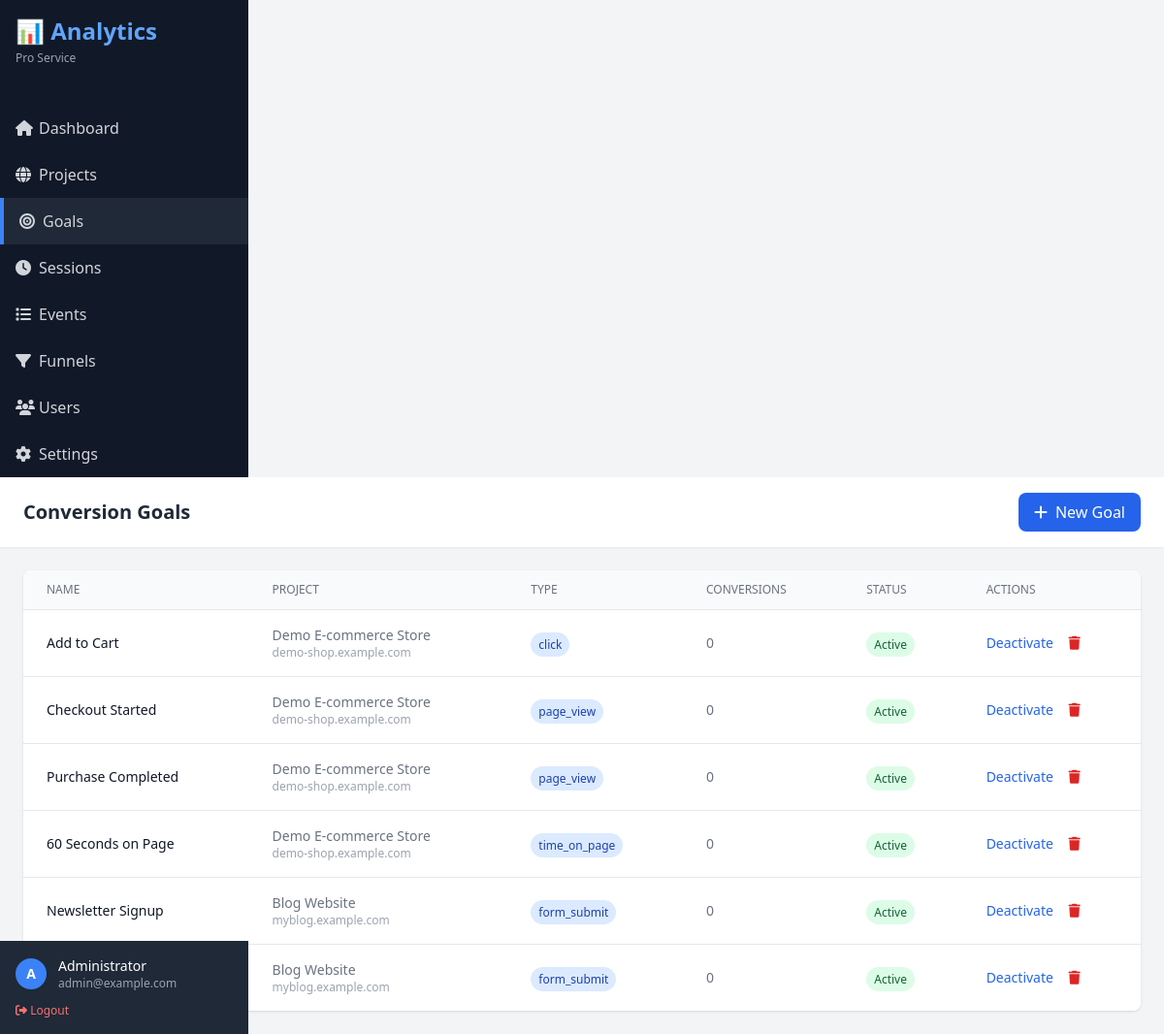
/admin/goals.php (signed in), run on the app's committed database.
### tables this page shows
CREATE TABLE IF NOT EXISTS `users` (
  `id` INT UNSIGNED NOT NULL AUTO_INCREMENT,
  `email` VARCHAR(255) NOT NULL,
  `password_hash` VARCHAR(255) NOT NULL,
  `name` VARCHAR(100) NOT NULL DEFAULT 'User',
  `role` ENUM('admin', 'client') NOT NULL DEFAULT 'client',
  `is_active` TINYINT(1) NOT NULL DEFAULT 1,
  `created_at` TIMESTAMP NOT NULL DEFAULT CURRENT_TIMESTAMP,
  `updated_at` TIMESTAMP NOT NULL DEFAULT CURRENT_TIMESTAMP ON UPDATE CURRENT_TIMESTAMP,
  PRIMARY KEY (`id`),
  UNIQUE KEY `unique_email` (`email`),
  KEY `idx_role` (`role`),
  KEY `idx_is_active` (`is_active`)
);

CREATE TABLE IF NOT EXISTS `goals` (
  `id` INT UNSIGNED NOT NULL AUTO_INCREMENT,
  `project_id` INT UNSIGNED NOT NULL,
  `name` VARCHAR(255) NOT NULL,
  `goal_type` ENUM('click', 'scroll', 'time_on_page', 'form_submit', 'page_view', 'custom_event') NOT NULL,
  `target_name` VARCHAR(100) NOT NULL COMMENT 'Yandex Metrika goal name',
  `conditions` JSON NOT NULL COMMENT 'Trigger conditions',
  `is_active` TINYINT(1) NOT NULL DEFAULT 1,
  `conversions_count` BIGINT UNSIGNED NOT NULL DEFAULT 0,
  `created_at` TIMESTAMP NOT NULL DEFAULT CURRENT_TIMESTAMP,
  `updated_at` TIMESTAMP NOT NULL DEFAULT CURRENT_TIMESTAMP ON UPDATE CURRENT_TIMESTAMP,
  PRIMARY KEY (`id`),
  KEY `idx_project_id` (`project_id`),
  KEY `idx_goal_type` (`goal_type`),
  KEY `idx_is_active` (`is_active`),
  CONSTRAINT `fk_goals_project` FOREIGN KEY (`project_id`) REFERENCES `projects` (`id`) ON DELETE CASCADE
);

CREATE TABLE IF NOT EXISTS `projects` (
  `id` INT UNSIGNED NOT NULL AUTO_INCREMENT,
  `user_id` INT UNSIGNED NOT NULL,
  `name` VARCHAR(255) NOT NULL,
  `domain` VARCHAR(255) NOT NULL,
  `tracking_code` VARCHAR(64) NOT NULL UNIQUE,
  `yandex_metrika_id` VARCHAR(20) DEFAULT NULL,
  `is_active` TINYINT(1) NOT NULL DEFAULT 1,
  `settings` JSON DEFAULT NULL,
  `created_at` TIMESTAMP NOT NULL DEFAULT CURRENT_TIMESTAMP,
  `updated_at` TIMESTAMP NOT NULL DEFAULT CURRENT_TIMESTAMP ON UPDATE CURRENT_TIMESTAMP,
  PRIMARY KEY (`id`),
  KEY `idx_user_id` (`user_id`),
  KEY `idx_domain` (`domain`),
  KEY `idx_tracking_code` (`tracking_code`),
  KEY `idx_is_active` (`is_active`),
  CONSTRAINT `fk_projects_user` FOREIGN KEY (`user_id`) REFERENCES `users` (`id`) ON DELETE CASCADE
);

### includes/Database.php (called while the page is built, shortened)
<?php
class Database {
    private static ?Database $instance = null;
    private ?PDO $connection = null;
    private array $config;
    private function __construct() {
        $this->config = require __DIR__ . '/config.php';
    }
    public static function getInstance(): Database {
        if (self::$instance === null) {
            self::$instance = new self();
        }
        return self::$instance;
    }
    private function connect(): void {
        $dsn = sprintf(
            "mysql:host=%s;port=%s;dbname=%s;charset=%s",
            $this->config['host'],
            $this->config['port'],
            $this->config['database'],
            $this->config['charset']
        );
        try {
            $this->connection = new PDO(
                $dsn,
                $this->config['username'],
                $this->config['password'],
                $this->config['options']
            );
        } catch (PDOException $e) {
            error_log("Database connection failed: " . $e->getMessage());
            throw new Exception("Database connection failed. Please check your configuration.");
        }
    }
    public function getConnection(): PDO {
        return $this->connection;
    }
    public function query(string $sql, array $params = []): PDOStatement {
        try {
            $stmt = $this->getConnection()->prepare($sql);
            $stmt->execute($params);
            return $stmt;
        } catch (PDOException $e) {
            error_log("Query failed: " . $e->getMessage());
            throw $e;
        }
    }
    public function fetchOne(string $sql, array $params = []): ?array {
        $result = $this->query($sql, $params)->fetch();
        return $result ?: null;
    }
    public function fetchAll(string $sql, array $params = []): array {
        return $this->query($sql, $params)->fetchAll();
    }
}

### includes/auth.php (called while the page is built, shortened)
<?php
function isLoggedIn(): bool {
    return isset($_SESSION['user_id']) && !empty($_SESSION['user_id']);
}
function getCurrentUser(): ?array {
    require_once __DIR__ . '/Database.php';
    $db = Database::getInstance();
    return $db->fetchOne(
        "SELECT id, email, name, role, is_active FROM users WHERE id = ?",
        [$_SESSION['user_id']]
    );
}
function getUserProjects(int $userId): array {
    require_once __DIR__ . '/Database.php';
    $db = Database::getInstance();
    $user = $db->fetchOne("SELECT role FROM users WHERE id = ?", [$userId]);
    if ($user['role'] === 'admin') {
        return $db->fetchAll("SELECT * FROM projects ORDER BY created_at DESC");
    }
    return $db->fetchAll(
        "SELECT * FROM projects WHERE user_id = ? ORDER BY created_at DESC",
        [$userId]
    );
}

### includes/config.php (called while the page is built)
<?php
return [
    'host' => getenv('DB_HOST') ?: 'localhost',
    'port' => getenv('DB_PORT') ?: '3306',
    'database' => getenv('DB_NAME') ?: 'analytics_service',
    'username' => getenv('DB_USER') ?: 'root',
    'password' => getenv('DB_PASS') ?: '',
    'charset' => 'utf8mb4',
    'collation' => 'utf8mb4_unicode_ci',
    'options' => [
        PDO::ATTR_ERRMODE => PDO::ERRMODE_EXCEPTION,
        PDO::ATTR_DEFAULT_FETCH_MODE => PDO::FETCH_ASSOC,
        PDO::ATTR_EMULATE_PREPARES => false,
        PDO::MYSQL_ATTR_INIT_COMMAND => "SET NAMES utf8mb4 COLLATE utf8mb4_unicode_ci"
    ]
];

### admin/goals.php (the view, shortened to what this page needs)
<?php
require_once __DIR__ . '/../includes/Database.php';
require_once __DIR__ . '/../includes/auth.php';
$user = getCurrentUser();
$db = Database::getInstance();
$projects = getUserProjects($user['id']);
$projectIds = array_column($projects, 'id');
$goals = [];
if (!empty($projectIds)) {
    $placeholders = implode(',', array_fill(0, count($projectIds), '?'));
    $goals = $db->fetchAll(
        "SELECT g.*, p.name as project_name, p.domain
         FROM goals g
         JOIN projects p ON g.project_id = p.id
         WHERE g.project_id IN ($placeholders)
         ORDER BY g.created_at DESC",
        $projectIds
    );
}
if (!empty($projectIds)) {
    $placeholders = implode(',', array_fill(0, count($projectIds), '?'));
    $goals = $db->fetchAll(
        "SELECT g.*, p.name as project_name, p.domain
         FROM goals g
         JOIN projects p ON g.project_id = p.id
         WHERE g.project_id IN ($placeholders)
         ORDER BY g.created_at DESC",
        $projectIds
    );
}
?>
<!DOCTYPE html>
<html lang="en">
<head>
    <script src="https://cdn.tailwindcss.com"></script>
    <link rel="stylesheet" href="https://cdnjs.cloudflare.com/ajax/libs/font-awesome/6.4.0/css/all.min.css">
</head>
<body class="bg-gray-100">
    <?php include 'includes/sidebar.php'; ?>
    <div class="flex-1 overflow-y-auto">
        <header class="bg-white shadow-sm">
            <div class="px-6 py-4 flex justify-between items-center">
                <h2 class="text-xl font-semibold text-gray-800">Conversion Goals</h2>
                <?php if ($user['role'] === 'admin'): ?>
                <button onclick="document.getElementById('newGoalModal').classList.remove('hidden')"
                        class="bg-blue-600 text-white px-4 py-2 rounded-lg hover:bg-blue-700 transition">
                    <i class="fas fa-plus mr-2"></i>New Goal
                </button>
                <?php endif; ?>
            </div>
        </header>
        <div class="p-6">
            <div class="bg-white rounded-lg shadow overflow-hidden">
                <table class="min-w-full divide-y divide-gray-200">
                    <thead class="bg-gray-50">
                        <tr>
                            <th class="px-6 py-3 text-left text-xs font-medium text-gray-500 uppercase">Name</th>
                            <th class="px-6 py-3 text-left text-xs font-medium text-gray-500 uppercase">Project</th>
                            <th class="px-6 py-3 text-left text-xs font-medium text-gray-500 uppercase">Type</th>
                            <th class="px-6 py-3 text-left text-xs font-medium text-gray-500 uppercase">Conversions</th>
                            <th class="px-6 py-3 text-left text-xs font-medium text-gray-500 uppercase">Status</th>
                            <th class="px-6 py-3 text-left text-xs font-medium text-gray-500 uppercase">Actions</th>
                        </tr>
                    </thead>
                    <tbody class="bg-white divide-y divide-gray-200">
                        <?php foreach ($goals as $goal): ?>
                        <tr>
                            <td class="px-6 py-4 whitespace-nowrap">
                                <div class="text-sm font-medium text-gray-900"><?= htmlspecialchars($goal['name']) ?></div>
                            </td>
                            <td class="px-6 py-4 whitespace-nowrap">
                                <div class="text-sm text-gray-500"><?= htmlspecialchars($goal['project_name']) ?></div>
                                <div class="text-xs text-gray-400"><?= htmlspecialchars($goal['domain']) ?></div>
                            </td>
                            <td class="px-6 py-4 whitespace-nowrap">
                                <span class="px-2 py-1 text-xs rounded-full bg-blue-100 text-blue-800">
                                    <?= htmlspecialchars($goal['goal_type']) ?>
                                </span>
                            </td>
                            <td class="px-6 py-4 whitespace-nowrap text-sm text-gray-500">
                                <?= number_format($goal['conversions_count']) ?>
                            </td>
                            <td class="px-6 py-4 whitespace-nowrap">
                                <span class="px-2 py-1 text-xs rounded-full <?= $goal['is_active'] ? 'bg-green-100 text-green-800' : 'bg-red-100 text-red-800' ?>">
                                    <?= $goal['is_active'] ? 'Active' : 'Inactive' ?>
                                </span>
                            </td>
                            <td class="px-6 py-4 whitespace-nowrap text-sm font-medium">
                                <form method="POST" class="inline" onsubmit="return confirm('Are you sure?')">
                                    <button type="submit" class="text-blue-600 hover:text-blue-900 mr-3">
                                        <?= $goal['is_active'] ? 'Deactivate' : 'Activate' ?>
                                    </button>
                                </form>
                                <?php if ($user['role'] === 'admin'): ?>
                                <form method="POST" class="inline" onsubmit="return confirm('Delete this goal?')">
                                    <button type="submit" class="text-red-600 hover:text-red-900">
                                        <i class="fas fa-trash"></i>
                                    </button>
                                </form>
                                <?php endif; ?>
                            </td>
                        </tr>
                        <?php endforeach; ?>
                    </tbody>
                </table>
            </div>
        </div>
    </div>
</body>
</html>

### admin/includes/sidebar.php (shortened to what this page needs)
<aside class="w-64 bg-gray-900 text-white flex-shrink-0 hidden md:block">
    <div class="p-4">
        <h1 class="text-2xl font-bold text-blue-400">📊 Analytics</h1>
        <p class="text-xs text-gray-400 mt-1">Pro Service</p>
    </div>
    <nav class="mt-6">
        <a href="/admin/index.php" class="flex items-center px-4 py-3 text-gray-300 hover:bg-gray-800 hover:text-white transition <?= basename($_SERVER['PHP_SELF']) === 'index.php' ? 'bg-gray-800 border-l-4 border-blue-500' : '' ?>">
            <i class="fas fa-home w-6"></i>
            <span>Dashboard</span>
        </a>
        <a href="/admin/projects.php" class="flex items-center px-4 py-3 text-gray-300 hover:bg-gray-800 hover:text-white transition <?= basename($_SERVER['PHP_SELF']) === 'projects.php' ? 'bg-gray-800 border-l-4 border-blue-500' : '' ?>">
            <i class="fas fa-globe w-6"></i>
            <span>Projects</span>
        </a>
        <a href="/admin/goals.php" class="flex items-center px-4 py-3 text-gray-300 hover:bg-gray-800 hover:text-white transition <?= basename($_SERVER['PHP_SELF']) === 'goals.php' ? 'bg-gray-800 border-l-4 border-blue-500' : '' ?>">
            <i class="fas fa-bullseye w-6"></i>
            <span>Goals</span>
        </a>
        <a href="/admin/sessions.php" class="flex items-center px-4 py-3 text-gray-300 hover:bg-gray-800 hover:text-white transition <?= basename($_SERVER['PHP_SELF']) === 'sessions.php' ? 'bg-gray-800 border-l-4 border-blue-500' : '' ?>">
            <i class="fas fa-clock w-6"></i>
            <span>Sessions</span>
        </a>
        <a href="/admin/events.php" class="flex items-center px-4 py-3 text-gray-300 hover:bg-gray-800 hover:text-white transition <?= basename($_SERVER['PHP_SELF']) === 'events.php' ? 'bg-gray-800 border-l-4 border-blue-500' : '' ?>">
            <i class="fas fa-list w-6"></i>
            <span>Events</span>
        </a>
        <a href="/admin/funnels.php" class="flex items-center px-4 py-3 text-gray-300 hover:bg-gray-800 hover:text-white transition <?= basename($_SERVER['PHP_SELF']) === 'funnels.php' ? 'bg-gray-800 border-l-4 border-blue-500' : '' ?>">
            <i class="fas fa-filter w-6"></i>
            <span>Funnels</span>
        </a>
        <?php if ($user && $user['role'] === 'admin'): ?>
        <a href="/admin/users.php" class="flex items-center px-4 py-3 text-gray-300 hover:bg-gray-800 hover:text-white transition <?= basename($_SERVER['PHP_SELF']) === 'users.php' ? 'bg-gray-800 border-l-4 border-blue-500' : '' ?>">
            <i class="fas fa-users w-6"></i>
            <span>Users</span>
        </a>
        <a href="/admin/settings.php" class="flex items-center px-4 py-3 text-gray-300 hover:bg-gray-800 hover:text-white transition <?= basename($_SERVER['PHP_SELF']) === 'settings.php' ? 'bg-gray-800 border-l-4 border-blue-500' : '' ?>">
            <i class="fas fa-cog w-6"></i>
            <span>Settings</span>
        </a>
        <?php endif; ?>
    </nav>
    <div class="absolute bottom-0 w-64 p-4 bg-gray-800">
        <div class="flex items-center">
            <div class="w-8 h-8 rounded-full bg-blue-500 flex items-center justify-center">
                <span class="text-sm font-bold"><?= htmlspecialchars( strtoupper(substr($user['name'] ?? 'U', 0, 1)) ) ?></span>
            </div>
            <div class="ml-3">
                <p class="text-sm font-medium"><?= htmlspecialchars($user['name'] ?? 'User') ?></p>
                <p class="text-xs text-gray-400"><?= htmlspecialchars($user['email'] ?? '') ?></p>
            </div>
        </div>
        <a href="/admin/logout.php" class="mt-3 block text-xs text-red-400 hover:text-red-300">
            <i class="fas fa-sign-out-alt"></i> Logout
        </a>
    </div>
</aside>

### data on the page
users: name "A", name "Administrator", email "admin@example.com"
goals: name "Add to Cart", project.name "Demo E-commerce Store", project.domain "demo-shop.example.com", goal_type "click", conversions_count "0", is_active "Active"
goals: name "Checkout Started", project.name "Demo E-commerce Store", project.domain "demo-shop.example.com", goal_type "page_view", conversions_count "0", is_active "Active"
goals: name "Purchase Completed", project.name "Demo E-commerce Store", project.domain "demo-shop.example.com", goal_type "page_view", conversions_count "0", is_active "Active"
goals: name "60 Seconds on Page", project.name "Demo E-commerce Store", project.domain "demo-shop.example.com", goal_type "time_on_page", conversions_count "0", is_active "Active"
goals: name "Newsletter Signup", project.name "Blog Website", project.domain "myblog.example.com", goal_type "form_submit", conversions_count "0", is_active "Active"
goals: project.name "Blog Website", project.domain "myblog.example.com", goal_type "form_submit", conversions_count "0", is_active "Active"
